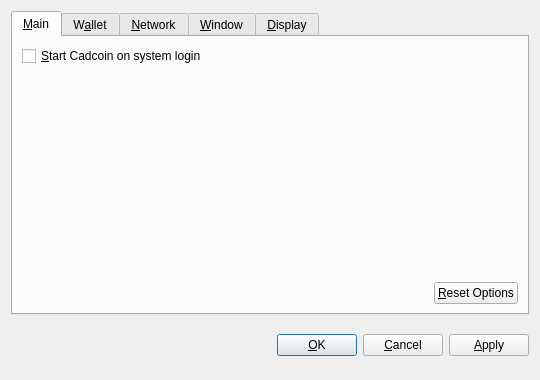
<?xml version="1.0" encoding="UTF-8"?>
<ui version="4.0">
 <class>OptionsDialog</class>
 <widget class="QDialog" name="OptionsDialog">
  <property name="geometry">
   <rect>
    <x>0</x>
    <y>0</y>
    <width>540</width>
    <height>380</height>
   </rect>
  </property>
  <property name="windowTitle">
   <string>Options</string>
  </property>
  <property name="modal">
   <bool>true</bool>
  </property>
  <layout class="QVBoxLayout" name="verticalLayout">
   <item>
    <widget class="QTabWidget" name="tabWidget">
     <property name="tabPosition">
      <enum>QTabWidget::North</enum>
     </property>
     <property name="currentIndex">
      <number>0</number>
     </property>
     <widget class="QWidget" name="tabMain">
      <attribute name="title">
       <string>&amp;Main</string>
      </attribute>
      <layout class="QVBoxLayout" name="verticalLayout_Main">
       <item>
        <widget class="QCheckBox" name="bitcoinAtStartup">
         <property name="toolTip">
          <string>Automatically start Cadcoin after logging in to the system.</string>
         </property>
         <property name="text">
          <string>&amp;Start Cadcoin on system login</string>
         </property>
        </widget>
       </item>
       <item>
        <spacer name="verticalSpacer_Main">
         <property name="orientation">
          <enum>Qt::Vertical</enum>
         </property>
         <property name="sizeHint" stdset="0">
          <size>
           <width>20</width>
           <height>40</height>
          </size>
         </property>
        </spacer>
       </item>
       <item>
        <layout class="QHBoxLayout" name="horizontalLayout_2_Main">
         <item>
          <spacer name="horizontalSpacer_2_Main">
           <property name="orientation">
            <enum>Qt::Horizontal</enum>
           </property>
           <property name="sizeHint" stdset="0">
            <size>
             <width>40</width>
             <height>20</height>
            </size>
           </property>
          </spacer>
         </item>
         <item>
          <widget class="QPushButton" name="resetButton">
           <property name="toolTip">
            <string>Reset all client options to default.</string>
           </property>
           <property name="text">
            <string>&amp;Reset Options</string>
           </property>
           <property name="autoDefault">
            <bool>false</bool>
           </property>
          </widget>
         </item>
        </layout>
       </item>
      </layout>
     </widget>
     <widget class="QWidget" name="tabWallet">
      <attribute name="title">
       <string>W&amp;allet</string>
      </attribute>
      <layout class="QVBoxLayout" name="verticalLayout_Network">
       <item>
        <widget class="QLabel" name="transactionFeeInfoLabel">
         <property name="text">
          <string>Optional transaction fee per kB that helps make sure your transactions are processed quickly. Most transactions are 1 kB.</string>
         </property>
         <property name="textFormat">
          <enum>Qt::PlainText</enum>
         </property>
         <property name="wordWrap">
          <bool>true</bool>
         </property>
        </widget>
       </item>
       <item>
        <layout class="QHBoxLayout" name="horizontalLayout_1_Main">
         <item>
          <widget class="QLabel" name="transactionFeeLabel">
           <property name="text">
            <string>Pay transaction &amp;fee</string>
           </property>
           <property name="textFormat">
            <enum>Qt::PlainText</enum>
           </property>
           <property name="buddy">
            <cstring>transactionFee</cstring>
           </property>
          </widget>
         </item>
         <item>
          <widget class="BitcoinAmountField" name="transactionFee"/>
         </item>
         <item>
          <spacer name="horizontalSpacer_1_Main">
           <property name="orientation">
            <enum>Qt::Horizontal</enum>
           </property>
           <property name="sizeHint" stdset="0">
            <size>
             <width>40</width>
             <height>20</height>
            </size>
           </property>
          </spacer>
         </item>
        </layout>
       </item>
       <item>
        <widget class="QLabel" name="label">
         <property name="text">
          <string>If you disable the spending of unconfirmed change, the change from a transaction cannot be used until that transaction has at least one confirmation. This also affects how your balance is computed.</string>
         </property>
         <property name="wordWrap">
          <bool>true</bool>
         </property>
        </widget>
       </item>
       <item>
        <widget class="QCheckBox" name="spendZeroConfChange">
         <property name="text">
          <string>Spend unconfirmed change  (experts only)</string>
         </property>
        </widget>
       </item>
       <item>
        <spacer name="verticalSpacer">
         <property name="orientation">
          <enum>Qt::Vertical</enum>
         </property>
         <property name="sizeHint" stdset="0">
          <size>
           <width>20</width>
           <height>40</height>
          </size>
         </property>
        </spacer>
       </item>
      </layout>
     </widget>
     <widget class="QWidget" name="tabNetwork">
      <attribute name="title">
       <string>&amp;Network</string>
      </attribute>
      <layout class="QVBoxLayout" name="verticalLayout_Network">
       <item>
        <widget class="QCheckBox" name="mapPortUpnp">
         <property name="toolTip">
          <string>Automatically open the Cadcoin client port on the router. This only works when your router supports UPnP and it is enabled.</string>
         </property>
         <property name="text">
          <string>Map port using &amp;UPnP</string>
         </property>
        </widget>
       </item>
       <item>
        <widget class="QCheckBox" name="connectSocks">
         <property name="toolTip">
          <string>Connect to the Cadcoin network through a SOCKS proxy (e.g. when connecting through Tor).</string>
         </property>
         <property name="text">
          <string>&amp;Connect through SOCKS proxy:</string>
         </property>
        </widget>
       </item>
       <item>
        <layout class="QHBoxLayout" name="horizontalLayout_Network">
         <item>
          <widget class="QLabel" name="proxyIpLabel">
           <property name="text">
            <string>Proxy &amp;IP:</string>
           </property>
           <property name="textFormat">
            <enum>Qt::PlainText</enum>
           </property>
           <property name="buddy">
            <cstring>proxyIp</cstring>
           </property>
          </widget>
         </item>
         <item>
          <widget class="QValidatedLineEdit" name="proxyIp">
           <property name="maximumSize">
            <size>
             <width>140</width>
             <height>16777215</height>
            </size>
           </property>
           <property name="toolTip">
            <string>IP address of the proxy (e.g. 127.0.0.1)</string>
           </property>
          </widget>
         </item>
         <item>
          <widget class="QLabel" name="proxyPortLabel">
           <property name="text">
            <string>&amp;Port:</string>
           </property>
           <property name="textFormat">
            <enum>Qt::PlainText</enum>
           </property>
           <property name="buddy">
            <cstring>proxyPort</cstring>
           </property>
          </widget>
         </item>
         <item>
          <widget class="QLineEdit" name="proxyPort">
           <property name="maximumSize">
            <size>
             <width>55</width>
             <height>16777215</height>
            </size>
           </property>
           <property name="toolTip">
            <string>Port of the proxy (e.g. 9050)</string>
           </property>
          </widget>
         </item>
         <item>
          <widget class="QLabel" name="socksVersionLabel">
           <property name="text">
            <string>SOCKS &amp;Version:</string>
           </property>
           <property name="textFormat">
            <enum>Qt::PlainText</enum>
           </property>
           <property name="buddy">
            <cstring>socksVersion</cstring>
           </property>
          </widget>
         </item>
         <item>
          <widget class="QValueComboBox" name="socksVersion">
           <property name="toolTip">
            <string>SOCKS version of the proxy (e.g. 5)</string>
           </property>
          </widget>
         </item>
         <item>
          <spacer name="horizontalSpacer_Network">
           <property name="orientation">
            <enum>Qt::Horizontal</enum>
           </property>
           <property name="sizeHint" stdset="0">
            <size>
             <width>40</width>
             <height>20</height>
            </size>
           </property>
          </spacer>
         </item>
        </layout>
       </item>
       <item>
        <spacer name="verticalSpacer_Network">
         <property name="orientation">
          <enum>Qt::Vertical</enum>
         </property>
         <property name="sizeHint" stdset="0">
          <size>
           <width>20</width>
           <height>40</height>
          </size>
         </property>
        </spacer>
       </item>
      </layout>
     </widget>
     <widget class="QWidget" name="tabWindow">
      <attribute name="title">
       <string>&amp;Window</string>
      </attribute>
      <layout class="QVBoxLayout" name="verticalLayout_Window">
       <item>
        <widget class="QCheckBox" name="minimizeToTray">
         <property name="toolTip">
          <string>Show only a tray icon after minimizing the window.</string>
         </property>
         <property name="text">
          <string>&amp;Minimize to the tray instead of the taskbar</string>
         </property>
        </widget>
       </item>
       <item>
        <widget class="QCheckBox" name="minimizeOnClose">
         <property name="toolTip">
          <string>Minimize instead of exit the application when the window is closed. When this option is enabled, the application will be closed only after selecting Quit in the menu.</string>
         </property>
         <property name="text">
          <string>M&amp;inimize on close</string>
         </property>
        </widget>
       </item>
       <item>
        <spacer name="verticalSpacer_Window">
         <property name="orientation">
          <enum>Qt::Vertical</enum>
         </property>
         <property name="sizeHint" stdset="0">
          <size>
           <width>20</width>
           <height>40</height>
          </size>
         </property>
        </spacer>
       </item>
      </layout>
     </widget>
     <widget class="QWidget" name="tabDisplay">
      <attribute name="title">
       <string>&amp;Display</string>
      </attribute>
      <layout class="QVBoxLayout" name="verticalLayout_Display">
       <item>
        <layout class="QHBoxLayout" name="horizontalLayout_1_Display">
         <item>
          <widget class="QLabel" name="langLabel">
           <property name="text">
            <string>User Interface &amp;language:</string>
           </property>
           <property name="textFormat">
            <enum>Qt::PlainText</enum>
           </property>
           <property name="buddy">
            <cstring>lang</cstring>
           </property>
          </widget>
         </item>
         <item>
          <widget class="QValueComboBox" name="lang">
           <property name="toolTip">
            <string>The user interface language can be set here. This setting will take effect after restarting Cadcoin.</string>
           </property>
          </widget>
         </item>
        </layout>
       </item>
       <item>
        <layout class="QHBoxLayout" name="horizontalLayout_2_Display">
         <item>
          <widget class="QLabel" name="unitLabel">
           <property name="text">
            <string>&amp;Unit to show amounts in:</string>
           </property>
           <property name="textFormat">
            <enum>Qt::PlainText</enum>
           </property>
           <property name="buddy">
            <cstring>unit</cstring>
           </property>
          </widget>
         </item>
         <item>
          <widget class="QValueComboBox" name="unit">
           <property name="toolTip">
            <string>Choose the default subdivision unit to show in the interface and when sending coins.</string>
           </property>
          </widget>
         </item>
        </layout>
       </item>
       <item>
        <widget class="QCheckBox" name="displayAddresses">
         <property name="toolTip">
          <string>Whether to show Cadcoin addresses in the transaction list or not.</string>
         </property>
         <property name="text">
          <string>&amp;Display addresses in transaction list</string>
         </property>
        </widget>
       </item>
       <item>
        <widget class="QCheckBox" name="coinControlFeatures">
         <property name="toolTip">
          <string>Whether to show coin control features or not.</string>
         </property>
         <property name="text">
          <string>Display coin &amp;control features (experts only!)</string>
         </property>
        </widget>
       </item>
       <item>
        <spacer name="verticalSpacer_Display">
         <property name="orientation">
          <enum>Qt::Vertical</enum>
         </property>
         <property name="sizeHint" stdset="0">
          <size>
           <width>20</width>
           <height>40</height>
          </size>
         </property>
        </spacer>
       </item>
      </layout>
     </widget>
    </widget>
   </item>
   <item>
    <layout class="QHBoxLayout" name="horizontalLayout_Buttons">
     <item>
      <spacer name="horizontalSpacer_1">
       <property name="orientation">
        <enum>Qt::Horizontal</enum>
       </property>
       <property name="sizeHint" stdset="0">
        <size>
         <width>40</width>
         <height>48</height>
        </size>
       </property>
      </spacer>
     </item>
     <item>
      <widget class="QLabel" name="statusLabel">
       <property name="font">
        <font>
         <weight>75</weight>
         <bold>true</bold>
        </font>
       </property>
       <property name="text">
        <string/>
       </property>
       <property name="textFormat">
        <enum>Qt::PlainText</enum>
       </property>
       <property name="wordWrap">
        <bool>true</bool>
       </property>
      </widget>
     </item>
     <item>
      <spacer name="horizontalSpacer_2">
       <property name="orientation">
        <enum>Qt::Horizontal</enum>
       </property>
       <property name="sizeHint" stdset="0">
        <size>
         <width>40</width>
         <height>48</height>
        </size>
       </property>
      </spacer>
     </item>
     <item>
      <widget class="QPushButton" name="okButton">
       <property name="text">
        <string>&amp;OK</string>
       </property>
      </widget>
     </item>
     <item>
      <widget class="QPushButton" name="cancelButton">
       <property name="text">
        <string>&amp;Cancel</string>
       </property>
       <property name="autoDefault">
        <bool>false</bool>
       </property>
      </widget>
     </item>
     <item>
      <widget class="QPushButton" name="applyButton">
       <property name="text">
        <string>&amp;Apply</string>
       </property>
       <property name="autoDefault">
        <bool>false</bool>
       </property>
      </widget>
     </item>
    </layout>
   </item>
  </layout>
 </widget>
 <customwidgets>
  <customwidget>
   <class>BitcoinAmountField</class>
   <extends>QSpinBox</extends>
   <header>bitcoinamountfield.h</header>
  </customwidget>
  <customwidget>
   <class>QValueComboBox</class>
   <extends>QComboBox</extends>
   <header>qvaluecombobox.h</header>
  </customwidget>
  <customwidget>
   <class>QValidatedLineEdit</class>
   <extends>QLineEdit</extends>
   <header>qvalidatedlineedit.h</header>
  </customwidget>
 </customwidgets>
 <resources/>
 <connections/>
</ui>
